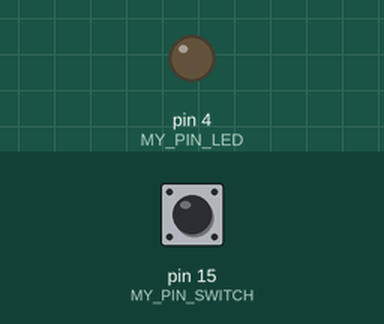
Simulated run of this sketch. Board: Arduino Leonardo, built with avr-gcc and run on an emulated ATmega32U4. Shown: output pins drawn as LEDs (lit = HIGH). The inputs (shaded band) are chosen by the test bench; at power-on: pin 15 (MY_PIN_SWITCH) LOW. USB keyboard and mouse output is not drawn.

Above: at 1.2 s.
1.3 s: pin 15 (MY_PIN_SWITCH) pulled HIGH for 0.15 s
At 1.37 s:
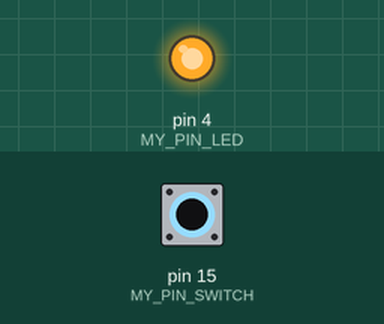
2.9 s: pin 15 (MY_PIN_SWITCH) pulled HIGH for 3.2 s
At 7.5 s:
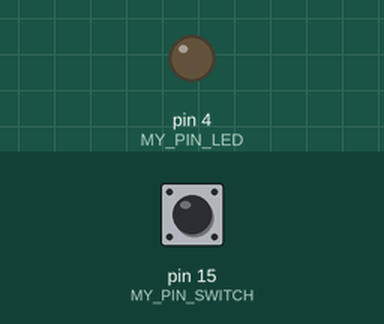
Timing chart, 0 to 9.0 s (numbered marks = the images above; inputs shaded):
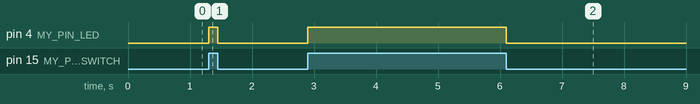

The sketch:

rarefied_syrup_35p.ino
```cpp
#include <Keyboard.h>

#define BREAKER_MAX_TIME 945000
#define KEY_NUMBERS 4
uint8_t listKeyCodes[KEY_NUMBERS] = {KEY_INSERT, KEY_INSERT, KEY_INSERT, '1'};
unsigned long listKeyIntervals[KEY_NUMBERS] = {500, 500, 1000, 23000};


#define MY_PIN_SWITCH 15
#define MY_PIN_LED 4

uint8_t offValue;
bool stateCurrent = false;
bool statePrevious = false;
unsigned long breakerTimeBase;

uint8_t keyIndex = 0;
uint8_t keyState = 0;
unsigned long keyIntervalBase;

void execMacro() {
  uint8_t keyCode = listKeyCodes[keyIndex];
  unsigned long interval = listKeyIntervals[keyIndex];
  unsigned long now = millis();

  switch (keyState) {
    case 0:
      Keyboard.press(keyCode);
      keyIntervalBase = millis();
      keyState = 1;
      break;
    case 1:
      if (now - keyIntervalBase >= 500) {
        Keyboard.release(keyCode);
        keyIntervalBase = millis();
        keyState = 2;
      }
      break;
    case 2:
      if (now - keyIntervalBase >= interval) {
        keyState = 0;
        keyIndex = (keyIndex + 1) % KEY_NUMBERS;
      }
      break;
  }
}

bool checkBreaker() {
  unsigned long now = millis();
  return now - breakerTimeBase >= BREAKER_MAX_TIME;
}

void toggleOn() {
  stateCurrent = true;
  if (stateCurrent == statePrevious) return;
  breakerTimeBase = millis();
  keyState = 0;
  keyIndex = 0;
}

void doOn() {
  toggleOn();
  if (checkBreaker()) {
    toggleOff();
    offValue = offValue == HIGH ? LOW : HIGH;
    return;
  }
  execMacro();
}

void toggleOff() {
  stateCurrent = false;
  if (stateCurrent == statePrevious) return;
  Keyboard.releaseAll();
}

void doOff() {
  toggleOff();
}

void manageLED() {
  if (stateCurrent == statePrevious) return;
  statePrevious = stateCurrent;
  uint8_t value = stateCurrent ? HIGH : LOW;
  digitalWrite(MY_PIN_LED, value);
}

void setup() {
  Keyboard.begin();
  pinMode(MY_PIN_LED, OUTPUT);
  offValue = digitalRead(MY_PIN_SWITCH);
}

void loop() {
  if (digitalRead(MY_PIN_SWITCH) == offValue) {
    doOff();
  } else {
    doOn();
  }
  manageLED();
}
```

Measured:
- after the input at 1.3 s, pin 4 (MY_PIN_LED): LOW → HIGH at once, → LOW 0.15 s later
- after the input at 2.9 s, pin 4 (MY_PIN_LED): LOW → HIGH at once, → LOW 3.2 s later
